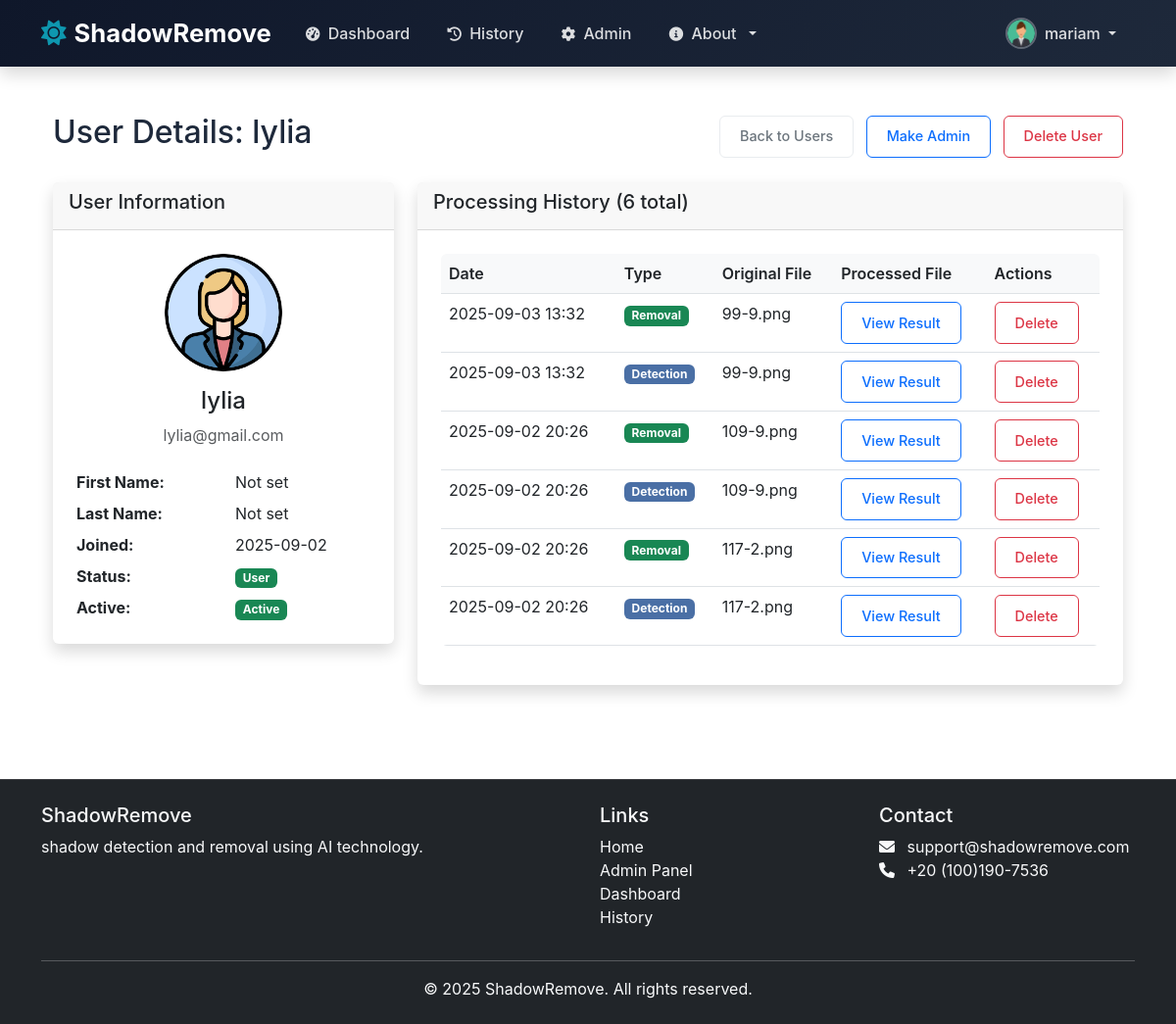
Screenshot of /admin/user/4 (signed in) with the database file from the repository.
### models.py (models this page shows, shortened)
class User(UserMixin, db.Model):
    id = db.Column(db.Integer, primary_key=True)
    username = db.Column(db.String(80), unique=True, nullable=False)
    email = db.Column(db.String(120), unique=True, nullable=False)
    password_hash = db.Column(db.String(128))
    first_name = db.Column(db.String(80), nullable=True)
    last_name = db.Column(db.String(80), nullable=True)
    bio = db.Column(db.Text, nullable=True)
    avatar = db.Column(db.String(120), default='default-avatar.png')
    created_at = db.Column(db.DateTime, default=datetime.utcnow)
    updated_at = db.Column(db.DateTime, default=datetime.utcnow, onupdate=datetime.utcnow)
    is_admin = db.Column(db.Boolean, default=False)
    is_active = db.Column(db.Boolean, default=True)

class ProcessedImage(db.Model):
    id = db.Column(db.Integer, primary_key=True)
    user_id = db.Column(db.Integer, db.ForeignKey('user.id'), nullable=False)
    original_filename = db.Column(db.String(255), nullable=False)
    processed_filename = db.Column(db.String(255), nullable=False)
    process_type = db.Column(db.String(50), nullable=False)  # 'detection' or 'removal'
    created_at = db.Column(db.DateTime, default=datetime.utcnow)
    user = db.relationship('User', backref=db.backref('processed_images', lazy=True))

### admin_route.py (the view)
@admin_required
def admin_user_detail(user_id):
    user = User.query.get_or_404(user_id)
    processed_images = ProcessedImage.query.filter_by(user_id=user_id).order_by(ProcessedImage.created_at.desc()).all()
    detection_count = ProcessedImage.query.filter_by(user_id=user_id, process_type='detection').count()
    removal_count = ProcessedImage.query.filter_by(user_id=user_id, process_type='removal').count()
    recent_activity = ProcessedImage.query.filter_by(user_id=user_id).order_by(ProcessedImage.created_at.desc()).limit(5).all()
    if processed_images:
        first_activity = processed_images[-1].created_at
        days_active = (datetime.utcnow() - first_activity).days or 1
        avg_per_day = len(processed_images) / days_active
    else:
        first_activity = None
        days_active = 0
        avg_per_day = 0
    return render_template('admin/user_detail.html',
                         user=user,
                         processed_images=processed_images,
                         detection_count=detection_count,
                         removal_count=removal_count,
                         recent_activity=recent_activity,
                         first_activity=first_activity,
                         days_active=days_active,
                         avg_per_day=avg_per_day)

### templates/admin/user_detail.html (shortened to what this page needs)
{% extends "base.html" %}
{% block content %}
<div class="container-fluid py-4">
    <div class="d-flex justify-content-between align-items-center mb-4">
        <h1 class="h2">User Details: {{ user.username }}</h1>
        <div>
            <a href="{{ url_for('admin_users') }}" class="btn btn-outline-secondary">Back to Users</a>
            {% if not user.is_admin %}
                <button type="button" class="btn btn-outline-primary ms-2"
                        data-bs-toggle="modal" data-bs-target="#makeAdminModal">
                    Make Admin
                </button>
            {% endif %}
            {% if not user.is_admin %}
                <button type="button" class="btn btn-outline-danger ms-2"
                        data-bs-toggle="modal" data-bs-target="#deleteUserModal">
                    Delete User
                </button>
            {% endif %}
        </div>
    </div>
    <div class="row">
        <div class="col-md-4">
            <div class="card">
                <div class="card-header">
                    <h5 class="card-title">User Information</h5>
                </div>
                <div class="card-body text-center">
                    {% if user.avatar and user.avatar != 'default-avatar.png' %}
                        <img src="{{ url_for('static', filename='uploads/avatars/' + user.avatar) }}"
                             class="rounded-circle mb-3" width="120" height="120" alt="{{ user.username }}">
                    {% else %}
                        <img src="{{ url_for('static', filename='images/default-avatar.png') }}"
                             class="rounded-circle mb-3" width="120" height="120" alt="Default Avatar">
                    {% endif %}
                    <h4>{{ user.username }}</h4>
                    <p class="text-muted">{{ user.email }}</p>
                    <div class="row text-start mt-4">
                        <div class="col-6">
                            <strong>First Name:</strong>
                        </div>
                        <div class="col-6">
                            {{ user.first_name or 'Not set' }}
                        </div>
                        <div class="col-6 mt-2">
                            <strong>Last Name:</strong>
                        </div>
                        <div class="col-6 mt-2">
                            {{ user.last_name or 'Not set' }}
                        </div>
                        <div class="col-6 mt-2">
                            <strong>Joined:</strong>
                        </div>
                        <div class="col-6 mt-2">
                            {{ user.created_at.strftime('%Y-%m-%d') }}
                        </div>
                        <div class="col-6 mt-2">
                            <strong>Status:</strong>
                        </div>
                        <div class="col-6 mt-2">
                            {% if user.is_admin %}
                                <span class="badge bg-danger">Admin</span>
                            {% else %}
                                <span class="badge bg-success">User</span>
                            {% endif %}
                        </div>
                        <div class="col-6 mt-2">
                            <strong>Active:</strong>
                        </div>
                        <div class="col-6 mt-2">
                            {% if user.is_active %}
                                <span class="badge bg-success">Active</span>
                            {% else %}
                                <span class="badge bg-secondary">Inactive</span>
                            {% endif %}
                        </div>
                    </div>
                </div>
            </div>
        </div>
        <div class="col-md-8">
            <div class="card">
                <div class="card-header">
                    <h5 class="card-title">Processing History ({{ processed_images | length }} total)</h5>
                </div>
                <div class="card-body">
                    {% if processed_images %}
                    <div class="table-responsive">
                        <table class="table table-hover">
                            <thead>
                                <tr>
                                    <th>Date</th>
                                    <th>Type</th>
                                    <th>Original File</th>
                                    <th>Processed File</th>
                                    <th>Actions</th>
                                </tr>
                            </thead>
                            <tbody>
                                {% for image in processed_images %}
                                <tr>
                                    <td>{{ image.created_at.strftime('%Y-%m-%d %H:%M') }}</td>
                                    <td>
                                        <span class="badge bg-{{ 'primary' if image.process_type == 'detection' else 'success' }}">
                                            {{ image.process_type | title }}
                                        </span>
                                    </td>
                                    <td>{{ image.original_filename }}</td>
                                    <td>
                                        {% if image.processed_filename %}
                                            <a href="{{ url_for('admin_view_image', image_id=image.id) }}"
                                               target="_blank"
                                               class="btn btn-sm btn-outline-primary view-result-btn"
                                               data-image-id="{{ image.id }}">
                                                View Result
                                            </a>
                                        {% else %}
                                            <span class="text-muted">No result available</span>
                                        {% endif %}
                                    </td>
                                    <td>
                                        <button type="button" class="btn btn-sm btn-outline-danger"
                                                data-bs-toggle="modal" data-bs-target="#deleteImageModal{{ image.id }}">
                                            Delete
                                        </button>
                                    </td>
                                </tr>
                                {% endfor %}
                            </tbody>
                        </table>
                    </div>
                    {% else %}
                    <div class="text-center py-4">
                        <p class="text-muted">No processing history found for this user.</p>
                    </div>
                    {% endif %}
                </div>
            </div>
        </div>
    </div>
</div>
{% endblock %}

### templates/base.html (shortened to what this page needs)
<!DOCTYPE html>
<html lang="en">
<head>
    <link href="https://cdn.jsdelivr.net/npm/bootstrap@5.3.0/dist/css/bootstrap.min.css" rel="stylesheet">
    <link href="https://cdnjs.cloudflare.com/ajax/libs/font-awesome/6.0.0/css/all.min.css" rel="stylesheet">
    <link href="{{ url_for('static', filename='css/profile.css') }}" rel="stylesheet">
    <link rel="stylesheet" href="{{ url_for('static', filename='css/style.css') }}">
    <link rel="stylesheet" href="{{ url_for('static', filename='css/authentication.css') }}">
</head>
<body>
    <nav class="navbar navbar-expand-lg navbar-dark bg-dark fixed-top shadow">
        <div class="container">
            <a class="navbar-brand d-flex align-items-center" href="{{ url_for('index') }}">
                <i class="fas fa-sun me-2"></i>
                <span class="fw-bold">ShadowRemove</span>
            </a>
            <div class="collapse navbar-collapse" id="navbarNav">
                <ul class="navbar-nav me-auto">
                    <li class="nav-item">
                        <a class="nav-link" href="{{ url_for('dashboard') }}">
                            <i class="fas fa-tachometer-alt me-1"></i> Dashboard
                        </a>
                    </li>
                    <li class="nav-item">
                        <a class="nav-link" href="{{ url_for('history') }}">
                            <i class="fas fa-history me-1"></i> History
                        </a>
                    </li>
                    {% if current_user.is_authenticated and current_user.is_admin %}
                    <li class="nav-item">
                        <a class="nav-link" href="{{ url_for('admin_dashboard') }}">
                            <i class="fas fa-cog me-1"></i> Admin
                        </a>
                    </li>
                    {% endif %}
                    <li class="nav-item dropdown">
                        <a class="nav-link dropdown-toggle" href="#" id="navbarDropdown" role="button" data-bs-toggle="dropdown">
                            <i class="fas fa-info-circle me-1"></i> About
                        </a>
                    </li>
                </ul>
                <ul class="navbar-nav ms-auto">
                    {% if current_user.is_authenticated %}
                    <li class="nav-item dropdown">
                        <a class="nav-link dropdown-toggle d-flex align-items-center" href="#" id="userDropdown" role="button" data-bs-toggle="dropdown">
                            {% if current_user.avatar and current_user.avatar != 'default-avatar.png' %}
                                <img src="{{ url_for('static', filename='uploads/avatars/' + current_user.avatar) }}" class="profile-picture me-2" alt="Profile Picture">
                            {% else %}
                                <img src="{{ url_for('static', filename='images/default-avatar.png') }}" class="profile-picture me-2" alt="Default Profile">
                            {% endif %}
                            <span>{{ current_user.username }}</span>
                        </a>
                    </li>
                    {% endif %}
                </ul>
            </div>
        </div>
    </nav>
    <div class="container mt-5 pt-4">
        {% block content %}{% endblock %}
    </div>
    <footer class="bg-dark text-light py-4 mt-5">
        <div class="container">
            <div class="row">
                <div class="col-md-6">
                    <h5>ShadowRemove</h5>
                    <p>shadow detection and removal using AI technology.</p>
                </div>
                <div class="col-md-3">
                    <h5>Links</h5>
                    <ul class="list-unstyled">
                        <li><a href="{{ url_for('index') }}" class="text-light">Home</a></li>
                        {% if current_user.is_authenticated and current_user.is_admin %}
                            <li><a class="dropdown-item" href="{{ url_for('admin_dashboard') }}">Admin Panel</a></li>
                        {% endif %}
                        <li><a href="{{ url_for('dashboard') }}" class="text-light">Dashboard</a></li>
                        <li><a href="{{ url_for('history') }}" class="text-light">History</a></li>
                    </ul>
                </div>
                <div class="col-md-3">
                    <h5>Contact</h5>
                    <ul class="list-unstyled">
                        <li><i class="fas fa-envelope me-2"></i> support@shadowremove.com</li>
                        <li><i class="fas fa-phone me-2"></i> +20 (100)190-7536</li>
                    </ul>
                </div>
            </div>
            <hr class="bg-light">
            <div class="text-center">
                <p class="mb-0">&copy; 2025 ShadowRemove. All rights reserved.</p>
            </div>
        </div>
    </footer>
</body>
</html>

### rows the page displays
User: avatar (picture), username "mariam"
User: username "lylia", avatar (picture), email "lylia@gmail.com", first_name "Not set", last_name "Not set", created_at "2025-09-02"
ProcessedImage: created_at "2025-09-03 13:32", process_type "Removal", original_filename "99-9.png"
ProcessedImage: created_at "2025-09-03 13:32", process_type "Detection", original_filename "99-9.png"
ProcessedImage: created_at "2025-09-02 20:26", process_type "Removal", original_filename "109-9.png"
ProcessedImage: created_at "2025-09-02 20:26", process_type "Detection", original_filename "109-9.png"
ProcessedImage: created_at "2025-09-02 20:26", process_type "Removal", original_filename "117-2.png"
ProcessedImage: created_at "2025-09-02 20:26", process_type "Detection", original_filename "117-2.png"

### other values shown
{{ processed_images | length }} "6"
